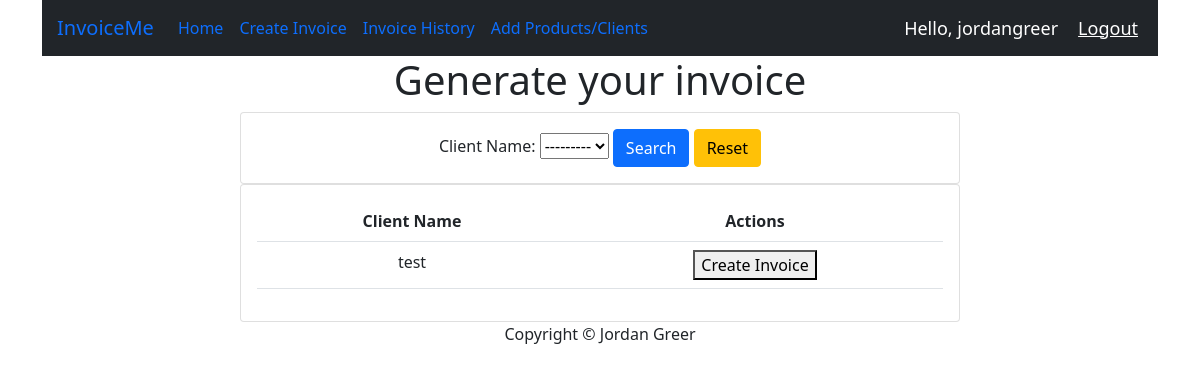
Page /createInvoice/ (signed in) on the earlier database version.
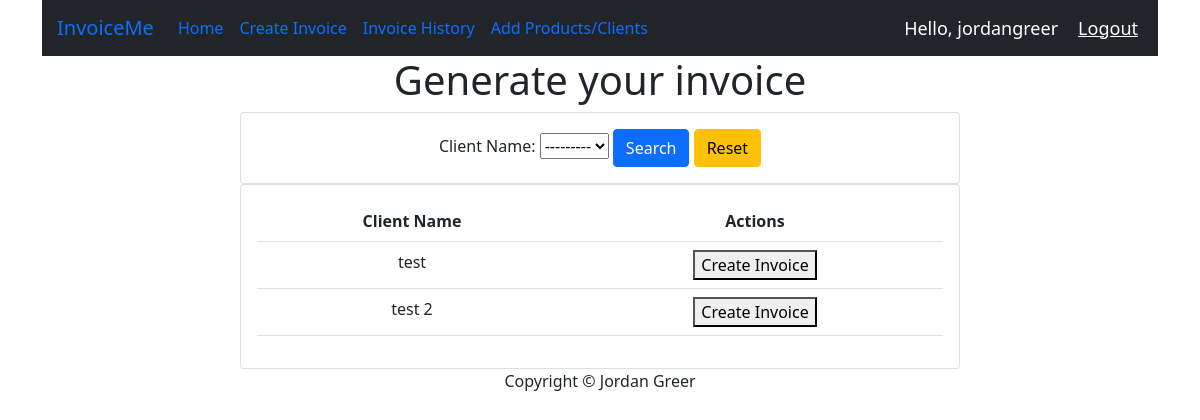
Same page on the later database version.
### invoice/models.py (models this page shows)
class Client(models.Model):
    name = models.CharField(max_length=100)
    email = models.EmailField()
    phone = models.CharField(max_length=20)
    address = models.TextField()
    def __str__(self):
        return self.name

### invoice/views.py (the view)
# urls.py: path('createInvoice/', views.createInvoice, name='createInvoice'),
@login_required(login_url='invoice:loginPage')
def createInvoice(request):
    clients = Client.objects.all()
    clientFilter = ClientFilter(request.GET, queryset=clients)
    clients = clientFilter.qs
    if request.method == 'POST':
        form = InvoiceForm(request.POST)
        if form.is_valid():
            client_id = form.cleaned_data['client'].id
            today = date.today()
            invoice_date_str = today.strftime('%Y-%m-%d')
            api_payload = {
                "client": client_id,
                "invoice_date": invoice_date_str,
                "items": [],
                "status": "Draft"
            }
            api_url = f'{settings.SITE_URL}/invoice/api/createInvoice/'
            print(api_url)
            print("test")
            print(api_payload)
            try:
                response = requests.post(api_url, json=api_payload)
                if response.status_code == 201:  # Replace with the appropriate status code
                    response_data = json.loads(response.text)
                    invoice_id = response_data.get('invoice_num')
                    print(response_data)
                    print(invoice_id)
                    return redirect('invoice:addItems', invoice_id)
                else:
                    return render(request, 'invoice/createInvoice.html', {'form': form, 'error_message': 'Failed to create invoice'})
            except requests.exceptions.RequestException as e:
                return HttpResponse('Error: {}'.format(e), status=500)
    else:
        form = InvoiceForm()
    context = {
        'form': form,
        'clients': clients,
        'clientFilter': clientFilter
    }
    return render(request, 'invoice/createInvoice.html', context)

### invoice/forms.py
class InvoiceForm(forms.Form):
    client = forms.ModelChoiceField(queryset=Client.objects.all(), empty_label=None)

### invoice/templates/invoice/createInvoice.html (shortened to what this page needs)
{% extends "base/base.html" %}
{% block content %}
<h1>Generate your invoice</h1>
<div class="row">
    <div class="col-2"></div>
    <div class="col-md-8">
        <div>
            <div class="card card-body">
                <form method="get">
                    {{ clientFilter.form }}
                    <button class="btn btn-primary" type="submit">Search</button>
                    <a class="btn btn-warning" href="#">Reset</a>
                </form>
            </div>
        </div>
        <div class="card card-body">
            <table class="table">
                <tr>
                    <th>Client Name</th>
                    <th>Actions</th>
                </tr>
                {% for i in clients %}
                <tr>
                    <form method="post" action="{% url 'invoice:createInvoice' %}">
                        <td>{{ i.name }}</td>
                        <td>
                            <button type="submit">Create Invoice</button>
                        </td>
                    </form>
                </tr>
                {% endfor %}
            </table>
        </div>
    </div>
    <div class="col-2"></div>
</div>
</div>
{% endblock content %}

Differences in the rows shown:
added Client: name "test 2"
